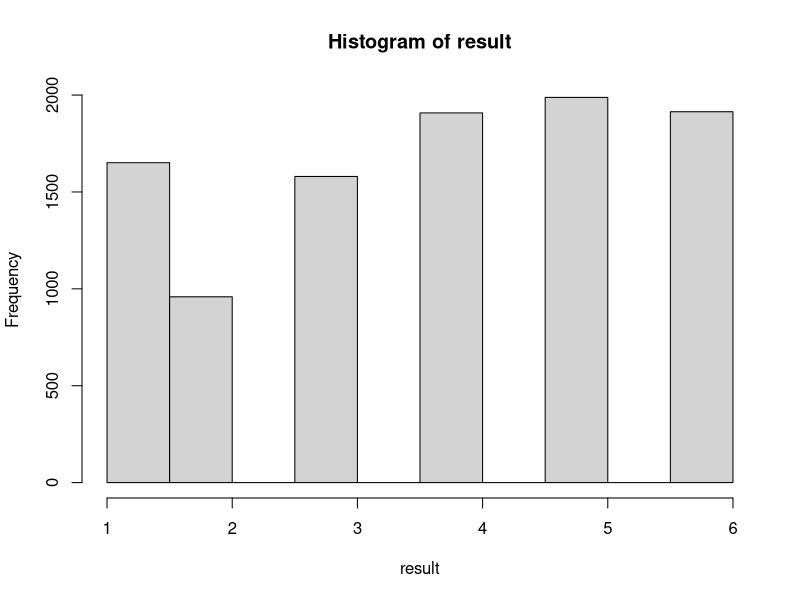

Write R code to recreate this figure.
#  Compute the isotonic regression of numeric vector 'x', with
#  weights 'wt', with respect to simple order.  The pool-adjacent-
#  violators algorithm is used.  Returns a vector of the same length
#  as 'x' containing the regression.
#  02 Sep 1994 / R.F. Raubertas
pava <- function (x, wt=rep(1,length(x)))
{
  n <- length(x)
  if (n <= 1) return (list(estim=x,levelsets = 1))
  if (any(is.na(x)) || any(is.na(wt))) {
    stop ("Missing values in 'x' or 'wt' not allowed")
  }
  lvlsets <- (1:n)
  repeat {
    viol <- (as.vector(diff(x)) < 0)  # Find adjacent violators
    if (!(any(viol))) break
    
    i <- min( (1:(n-1))[viol])        # Pool first pair of violators
    lvl1 <- lvlsets[i]
    lvl2 <- lvlsets[i+1]
    ilvl <- (lvlsets == lvl1 | lvlsets == lvl2)
    x[ilvl] <- sum(x[ilvl]*wt[ilvl]) / sum(wt[ilvl])
    lvlsets[ilvl] <- lvl1
  }
  list( estim = x, levelsets = lvlsets)
}
# example 
# pava(c(22.5,23.33,20.833,24.25),wt=c(3,3,3,2))


#  One Simulation
one_sml <- function(scenario,ssize,Tau,m,delta)
{
  maxdose <- nrow(scenario)
  p0 <- scenario[,1]; p1 <- scenario[,2]; p2 <- scenario[,3]; p3 <- scenario[,4]
  cumpr=cbind(p0,p0+p1,p0+p1+p2,1)
  respmat <- matrix(0,maxdose,4)
  trials <- rep(0,maxdose)
  dosenum <- 1
  count <- 0
  phat0 <- rep(0,maxdose)
  phat123 <- matrix(0,maxdose,3)
  
  while (count < ssize) {
    
    # simulate the result for one patient
    otvet <- rank(c(runif(1),cumpr[dosenum,1:3]))[1]
    respmat[dosenum,otvet] <- respmat[dosenum,otvet]+1  
    trials[dosenum] <-trials[dosenum]+1
    
    # isotonic estimation of toxicity and response probability
    dwp <- which(trials!=0)     # doses have at least one patient
    phat0[dwp] <- pava((respmat/trials)[dwp,1])$estim
    for (j in dwp) {
      if (respmat[j,2]>=respmat[j,4]) {phat123[j,] <- pava((respmat/trials)[j,4:2])$estim[3:1]}
        else {phat123[j,] <- pava((respmat/trials)[j,2:4])$estim}
    }
    
    # decide next dosenum
    if (trials[dosenum]<m) {
      dosenum <- dosenum
    } else if (length(which((1-phat0-phat123[,1])>delta))>0) {
      dosenum <- min(which((1-phat0-phat123[,1])>delta))
    } else if (phat123[dosenum,1]>phat0[dosenum]) {
      dosenum <- min(dosenum+1,maxdose)
    } else if (phat123[dosenum,1]<=phat0[dosenum]) {
      diff=phat0-phat123[,1]
      if (length(which(diff==0))>0) {dosenum <- min(which(diff==0))}
      else {
        for (k in 1:max((dosenum-1),1)) {
          if (diff[k]<0 & diff[k+1]>0) {
            if (abs(diff[k])>diff[k+1]) {dosenum <- min(k+1,maxdose); break}
            else {dosenum <- k; break}
          }
        }
      }
    }
    
    if (length(phat0)>maxdose) {
      while (phat0[dosenum]>Tau & dosenum>1) {dosenum <- dosenum-1} 
    }

    count=count+1
  }
  
  # find the optimal dose
  toltox=ifelse(phat0<0.5,1,0)
  score <- toltox*(phat123[,1]+2*phat123[,2]+3*phat123[,3])
  bestdose <- order(score)[maxdose]
  (bestdose)
}


#  Simulation Results
scenario31 = matrix(c(0.1,0.72,0.09,0.09,0.2,0.32,0.24,0.24,0.3,0.07,0.07,0.56),byrow=TRUE,ncol=4)
scenario32 = matrix(c(0.15,0.6375,0.17,0.0425,0.3,0.42,0.21,0.07,0.45,0.0275,0.11,0.4125),byrow=TRUE,ncol=4)
scenario33 = matrix(c(0.2,0.56,0.16,0.08,0.4,0.06,0.18,0.36,0.7,0.03,0.03,0.24),byrow=TRUE,ncol=4)

scenario41 = matrix(c(0.1,0.72,0.09,0.09,0.2,0.32,0.24,0.24,0.3,0.07,0.07,0.56,0.4,0.06,0.06,0.48),byrow=TRUE,ncol=4)
scenario42 = matrix(c(0.15,0.6375,0.17,0.0425,0.3,0.42,0.21,0.07,0.45,0.0275,0.11,0.4125,0.6,0.02,0.06,0.32),byrow=TRUE,ncol=4)
scenario43 = matrix(c(0.2,0.56,0.16,0.08,0.4,0.06,0.18,0.36,0.7,0.03,0.03,0.24,0.8,0.02,0.02,0.16),byrow=TRUE,ncol=4)

scenariob1 = matrix(c(0.1,0.00,0.45,0.45,0.2,0.32,0.24,0.24,0.3,0.07,0.28,0.35,0.4,0.4,0.1,0.1),byrow=TRUE,ncol=4)
scenariob2 = matrix(c(0.15,0.55,0.2,0.1,0.3,0.00,0.35,0.35,0.45,0.2,0.2,0.15,0.6,0.4,0.00,0.00),byrow=TRUE,ncol=4)
scenariob3 = matrix(c(0.0,0.6,0.4,0.0,0.1,0.7,0.2,0.0,0.7,0.1,0.1,0.1,0.8,0.2,0.0,0.0),byrow=TRUE,ncol=4)

scenario61 = matrix(c(0.1,0.5,0.4,0.0,0.2,0.3,0.3,0.2,0.3,0.1,0.25,0.35,0.4,0,0.1,0.5,0.5,0,0,0.5,0.6,0,0,0.4),byrow=TRUE,ncol=4)
scenario62 = matrix(c(0,1,0,0,0.1,0.9,0,0,0.2,0.7,0.1,0,0.3,0.4,0.2,0.1,0.4,0.1,0.2,0.3,0.5,0,0,0.5),byrow=TRUE,ncol=4)
scenario63 = matrix(c(0.15,0.4,0.35,0.1,0.3,0.3,0.25,0.15,0.45,0.1,0.15,0.3,0.5,0,0,0.5,0.75,0,0,0.25,0.9,0,0,0.1),byrow=TRUE,ncol=4)
scenario64 = matrix(c(0.3,0.3,0.2,0.2,0.35,0.3,0.2,0.15,0.4,0.15,0.15,0.3,0.45,0.05,0.1,0.4,0.5,0,0,0.5,0.55,0,0,0.45),byrow=TRUE,ncol=4)


result = matrix(0,10000)
for (i in 1:10000) {
  result[i]=one_sml(scenario64,ssize=30,Tau=0.5,m=3,delta=0.7)
}
a=hist(result)
a$counts

# 还需要将DOSE level数目增加
